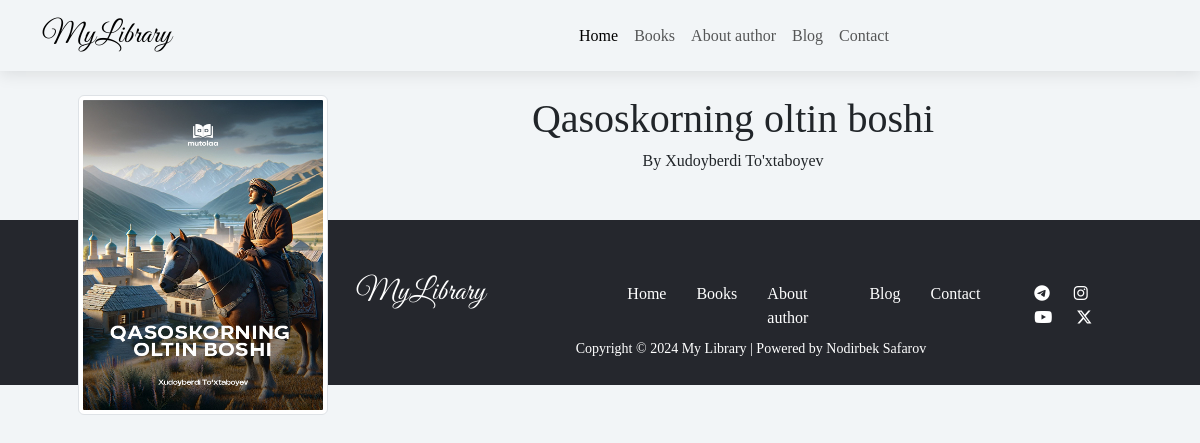
/books/qasoskorning-oltin-boshi, run on the app's committed database.
### books/models.py (models this page shows, shortened)
class Book(models.Model):
    title = models.CharField(max_length=500)
    author = models.CharField(max_length=200)
    img = models.ImageField(upload_to='images')
    description = models.TextField()
    about = fields.RichTextField()
    uzbek_literature = models.BooleanField(default=True)
    start_date = models.DateField()
    finish_date = models.DateField(blank=True, null=True)
    slug = models.SlugField(default="")

### books/views.py (the view)
# urls.py: path('books/<slug:slug>', book_detail, name='book-detail'),
def book_detail(request,slug):
    book = Book.objects.get(slug=slug)
    return render(request, 'books/book_detail.html', {
        'book':book
    })

### books/templates/books/book_detail.html (shortened to what this page needs)
{% extends 'books/parts/base.html' %}
{% block content %}
    <div class="container pt-4 px-5">
        <img src="{{book.img.url}}" alt="Book's image" class="img-thumbnail float-start me-3" width="250">
        <h1 class="text-center">{{book.title}}</h1>
        <h6 class="text-center">By {{book.author}}</h6>
    </div>
{% endblock %}

### books/static/books/css/style.css (style rules this page uses)
body { background-color: #F2F5F7; font-family: "EB Garamond", serif; font-weight: 500; font-style: normal; }
.img-thumbnail { height: 320px; }

### data on the page
Book: img (picture), title "Qasoskorning oltin boshi", author "Xudoyberdi To'xtaboyev"
